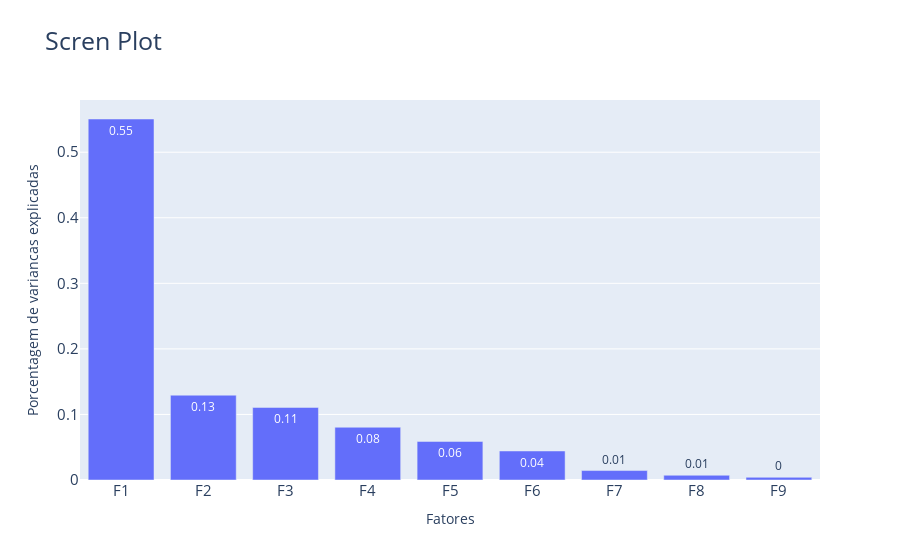

The notebook cell saved with this chart:
### Code cell
fig = px.bar(x= fatores, y = pca.explained_variance_ratio_, text = np.around(pca.explained_variance_ratio_, decimals =2),
            title = "Scren Plot")
fig.update_layout(yaxis ={'title': 'Porcentagem de variancas explicadas', 'tickfont': {'size': 15}},
                 xaxis = {'title': 'Fatores','tickfont': {'size': 15}}, 
                 title= {'font':{'size':25}})
fig.show()

### Figure 1 — Plotly figure (JSON) as saved in the notebook; plotly's stock layout.template omitted (floating-point values rounded to 4 significant figures)
{"data": [{"alignmentgroup": "True", "hovertemplate": "x=%{x}<br>y=%{y}<br>text=%{text}<extra></extra>", "legendgroup": "", "marker": {"color": "#636efa", "pattern": {"shape": ""}}, "name": "", "offsetgroup": "", "orientation": "v", "showlegend": false, "text": [0.55, 0.13, 0.11, 0.08, 0.06, 0.04, 0.01, 0.01, 0], "textposition": "auto", "type": "bar", "x": ["F1", "F2", "F3", "F4", "F5", "F6", "F7", "F8", "F9"], "xaxis": "x", "y": [0.5507, 0.1294, 0.1107, 0.08045, 0.05881, 0.04426, 0.01441, 0.00723, 0.004094], "yaxis": "y"}], "layout": {"barmode": "relative", "legend": {"tracegroupgap": 0}, "title": {"font": {"size": 25}, "text": "Scren Plot"}, "xaxis": {"anchor": "y", "domain": [0, 1], "tickfont": {"size": 15}, "title": {"text": "Fatores"}}, "yaxis": {"anchor": "x", "domain": [0, 1], "tickfont": {"size": 15}, "title": {"text": "Porcentagem de variancas explicadas"}}}}
